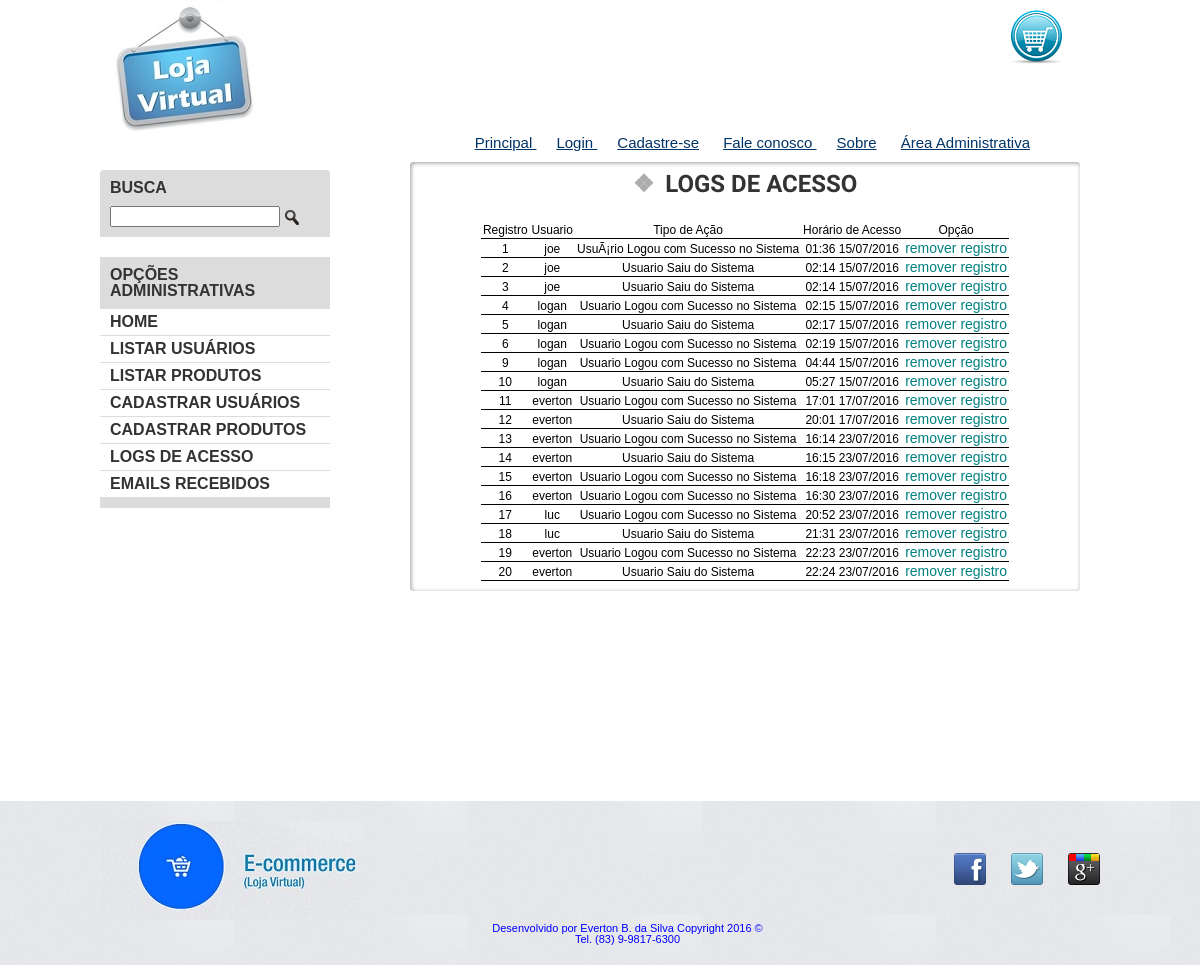
Page /adm.php?acao=logs on the committed database.
### tables this page shows
CREATE TABLE `logs` (
  `id_log` int(11) NOT NULL,
  `usuario` varchar(100) NOT NULL,
  `horario` varchar(100) NOT NULL,
  `tipo_acao` varchar(100) NOT NULL
);

### classes/usuarios.class.php (called while the page is built, shortened)
<?php
class usuarios{
public $conexao;
public function __construct($conexao){
$this->conexao = $conexao;
}
public function buscar_logs()
{
$sqlBusca = "SELECT * FROM logs";
$resultado = $this->conexao->query($sqlBusca);
}
}
?>

### logs_acesso.php (the view, shortened to what this page needs)
<?php
$estilo = '<link rel="stylesheet" type="text/css" href="css/estilos_adm.css">';
include "cabecalho.php";
?>
  <div class="container destaque">
  <section class="busca">
    <h2>Busca</h2>
    <form action="index.php" method="POST" name="formulario">
      <input type="search" name="pesquisa">
      <input type="image" src="img/busca.png">
    </form>
  </section>
  <section class="menu-departamentos">
    <h2>Opções Administrativas</h2>
    <nav>
      <ul>
        <li>
		    <a href="index.php?q=livros"> Home</a>
	</li>
		<li><a href="adm.php?acao=listar_u">Listar Usuários</a></li>
        <li><a href="adm.php?acao=listar_p">Listar Produtos</a></li>
        <li><a href="adm.php?acao=cadastrar_u">Cadastrar Usuários</a></li>
		<li><a href="adm.php?acao=cadastrar_p">Cadastrar Produtos</a></li>
        <li><a href="adm.php?acao=logs"> Logs de Acesso</a></li>
        <li><a href="adm.php?acao=emails">Emails Recebidos</a></li>
	  </ul>
    </nav>
  </section>
</div>
  <div class="container paineis">
  <section class="painel mais-vendidos">
  <h2> Logs de Acesso </h2>
  <div id="tabela">
  <table>
<tr>
<th> Registro</th>
<th> Usuario </th>
<th> Tipo de Ação</th>
<th>  Horário de Acesso</th>
<th colspan='1'> Opção</th>
</tr>
<?php foreach ($usuarios->logs as $log) : ?>
<tr>
<td>
<?php echo $log['id_log']; ?>
</td>
<td>
<?php echo $log['usuario']; ?>
</td>
<td>
<?php echo $log['tipo_acao']; ?>
</td>
<td>
<?php echo $log['horario']; ?>
</td>
<td> <a href="adm.php?acao=remover_l&id=<?php echo $log['id_log'];?> "> remover registro</a> </td>
</tr>
<?php endforeach; ?>
</table>
  </div>
  </section>
  </div>
 <?php
      include "rodape.php";
 ?>
  </body>
</html>

### css/estilos_adm.css (style rules this page uses)
body { color: #333333; font-family: "Lucida Sans Unicode", "Lucida Grande", sans-serif; height: 100%; }
.container { margin: 0 auto; width: 1000px; }
.busca, .menu-departamentos { background-color: #dcdcdc; font-weight: bold; text-transform: uppercase; margin-right: 10px; width: 230px; }
.busca h2, .busca form, .menu-departamentos h2 { margin: 10px; }
.menu-departamentos li { background-color: white; margin-bottom: 1px; padding: 5px 10px; }
.menu-departamentos a { color: #333333; text-decoration: none; }
.busca input { vertical-align: middle; }
.busca input[type=search] { width: 170px; }
.busca, .menu-departamentos { float: left; }
.menu-departamentos { clear: left; }
.destaque { margin-top: 20px; }
.menu-departamentos { margin-top: 20px; padding-bottom: 10px; }
.painel { margin: 10px 0; padding: 10px; width: 650px; }
.mais-vendidos { float: left; margin-left: 70px; margin-top: -75px; }
.painel h2 { font-size: 24px; font-weight: bold; text-transform: uppercase; margin-bottom: 10px; }
.painel a { color: #333; font-size: 14px; text-align: center; text-decoration: none; }
.painel h2:before { content: '\2756'; padding-right: 5px; opacity: 0.4; }
.painel { border-radius: 4px; box-shadow: inset 1px 1px 4px #999; }
.painel h2 { text-shadow: 3px 3px 2px #FFF; }
.painel h2 { text-shadow: 1px 1px 2px rgba(255,255,255,0.8); text-align: center; }
.busca { border-top-left-radius: 4px; border-top-right-radius: 4px; }
#tabela table { border: 0px solid black; border-spacing: 0px; margin-left: 30px; text-align: center; margin: 0 auto; }
#tabela table tr { font-family: arial, monospace; color: black; font-size:12px; background-color: white; }
#tabela table tr td, th { border-bottom: 1px solid black; padding: 2px; }
#tabela a:link { font-family:arial, monospace; text-decoration: none; color: teal; }
.mais-vendidos h2 { font-family: 'Bungee Shade', cursive; }

### rows in the picture
logs: id_log "1", usuario "joe", tipo_acao "UsuÃ¡rio Logou com Sucesso no Sistema", horario "01:36 15/07/2016"
logs: id_log "2", usuario "joe", tipo_acao "Usuario Saiu do Sistema", horario "02:14 15/07/2016"
logs: id_log "3", usuario "joe", tipo_acao "Usuario Saiu do Sistema", horario "02:14 15/07/2016"
logs: id_log "4", usuario "logan", tipo_acao "Usuario Logou com Sucesso no Sistema", horario "02:15 15/07/2016"
logs: id_log "5", usuario "logan", tipo_acao "Usuario Saiu do Sistema", horario "02:17 15/07/2016"
logs: id_log "6", usuario "logan", tipo_acao "Usuario Logou com Sucesso no Sistema", horario "02:19 15/07/2016"
logs: id_log "9", usuario "logan", tipo_acao "Usuario Logou com Sucesso no Sistema", horario "04:44 15/07/2016"
logs: id_log "10", usuario "logan", tipo_acao "Usuario Saiu do Sistema", horario "05:27 15/07/2016"
logs: id_log "11", usuario "everton", tipo_acao "Usuario Logou com Sucesso no Sistema", horario "17:01 17/07/2016"
logs: id_log "12", usuario "everton", tipo_acao "Usuario Saiu do Sistema", horario "20:01 17/07/2016"
logs: id_log "13", usuario "everton", tipo_acao "Usuario Logou com Sucesso no Sistema", horario "16:14 23/07/2016"
logs: id_log "14", usuario "everton", tipo_acao "Usuario Saiu do Sistema", horario "16:15 23/07/2016"
logs: id_log "15", usuario "everton", tipo_acao "Usuario Logou com Sucesso no Sistema", horario "16:18 23/07/2016"
logs: id_log "16", usuario "everton", tipo_acao "Usuario Logou com Sucesso no Sistema", horario "16:30 23/07/2016"
logs: id_log "17", usuario "luc", tipo_acao "Usuario Logou com Sucesso no Sistema", horario "20:52 23/07/2016"
logs: id_log "18", usuario "luc", tipo_acao "Usuario Saiu do Sistema", horario "21:31 23/07/2016"
logs: id_log "19", usuario "everton", tipo_acao "Usuario Logou com Sucesso no Sistema", horario "22:23 23/07/2016"
logs: id_log "20", usuario "everton", tipo_acao "Usuario Saiu do Sistema", horario "22:24 23/07/2016"
